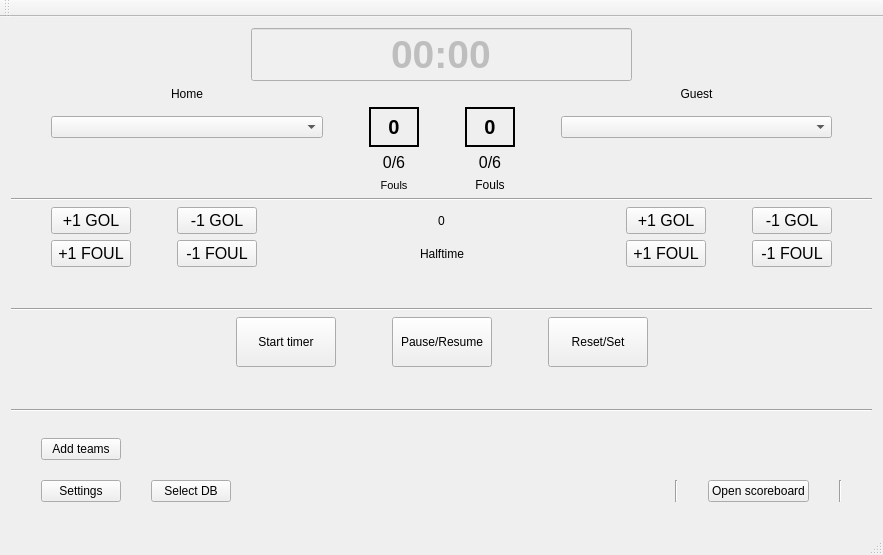
<?xml version="1.0" encoding="UTF-8"?>
<ui version="4.0">
 <class>Scoreboard</class>
 <widget class="QMainWindow" name="Scoreboard">
  <property name="enabled">
   <bool>true</bool>
  </property>
  <property name="geometry">
   <rect>
    <x>0</x>
    <y>0</y>
    <width>883</width>
    <height>555</height>
   </rect>
  </property>
  <property name="windowTitle">
   <string>Scoreboard</string>
  </property>
  <property name="autoFillBackground">
   <bool>false</bool>
  </property>
  <property name="styleSheet">
   <string notr="true"/>
  </property>
  <widget class="QWidget" name="centralWidget">
   <layout class="QGridLayout" name="gridLayout_4">
    <item row="11" column="7">
     <layout class="QHBoxLayout" name="horizontalLayout_5">
      <item>
       <spacer name="horizontalSpacer_22">
        <property name="orientation">
         <enum>Qt::Horizontal</enum>
        </property>
        <property name="sizeHint" stdset="0">
         <size>
          <width>40</width>
          <height>20</height>
         </size>
        </property>
       </spacer>
      </item>
      <item>
       <widget class="QPushButton" name="startTimer">
        <property name="sizePolicy">
         <sizepolicy hsizetype="Fixed" vsizetype="Fixed">
          <horstretch>0</horstretch>
          <verstretch>0</verstretch>
         </sizepolicy>
        </property>
        <property name="minimumSize">
         <size>
          <width>100</width>
          <height>50</height>
         </size>
        </property>
        <property name="sizeIncrement">
         <size>
          <width>0</width>
          <height>0</height>
         </size>
        </property>
        <property name="text">
         <string>Start timer</string>
        </property>
       </widget>
      </item>
      <item>
       <spacer name="horizontalSpacer_20">
        <property name="orientation">
         <enum>Qt::Horizontal</enum>
        </property>
        <property name="sizeType">
         <enum>QSizePolicy::Fixed</enum>
        </property>
        <property name="sizeHint" stdset="0">
         <size>
          <width>50</width>
          <height>50</height>
         </size>
        </property>
       </spacer>
      </item>
      <item>
       <widget class="QPushButton" name="pauseTimer">
        <property name="sizePolicy">
         <sizepolicy hsizetype="Fixed" vsizetype="Fixed">
          <horstretch>0</horstretch>
          <verstretch>0</verstretch>
         </sizepolicy>
        </property>
        <property name="minimumSize">
         <size>
          <width>100</width>
          <height>50</height>
         </size>
        </property>
        <property name="sizeIncrement">
         <size>
          <width>0</width>
          <height>0</height>
         </size>
        </property>
        <property name="text">
         <string>Pause/Resume</string>
        </property>
       </widget>
      </item>
      <item>
       <spacer name="horizontalSpacer_21">
        <property name="orientation">
         <enum>Qt::Horizontal</enum>
        </property>
        <property name="sizeType">
         <enum>QSizePolicy::Fixed</enum>
        </property>
        <property name="sizeHint" stdset="0">
         <size>
          <width>50</width>
          <height>50</height>
         </size>
        </property>
       </spacer>
      </item>
      <item>
       <widget class="QPushButton" name="resetTimer">
        <property name="sizePolicy">
         <sizepolicy hsizetype="Fixed" vsizetype="Fixed">
          <horstretch>0</horstretch>
          <verstretch>0</verstretch>
         </sizepolicy>
        </property>
        <property name="minimumSize">
         <size>
          <width>100</width>
          <height>50</height>
         </size>
        </property>
        <property name="sizeIncrement">
         <size>
          <width>0</width>
          <height>0</height>
         </size>
        </property>
        <property name="text">
         <string>Reset/Set</string>
        </property>
       </widget>
      </item>
      <item>
       <spacer name="horizontalSpacer_23">
        <property name="orientation">
         <enum>Qt::Horizontal</enum>
        </property>
        <property name="sizeHint" stdset="0">
         <size>
          <width>40</width>
          <height>20</height>
         </size>
        </property>
       </spacer>
      </item>
     </layout>
    </item>
    <item row="0" column="7">
     <layout class="QHBoxLayout" name="horizontalLayout_6"/>
    </item>
    <item row="10" column="7">
     <widget class="Line" name="line_2">
      <property name="orientation">
       <enum>Qt::Horizontal</enum>
      </property>
     </widget>
    </item>
    <item row="1" column="7">
     <layout class="QHBoxLayout" name="horizontalLayout">
      <property name="spacing">
       <number>6</number>
      </property>
      <property name="sizeConstraint">
       <enum>QLayout::SetDefaultConstraint</enum>
      </property>
      <property name="leftMargin">
       <number>40</number>
      </property>
      <property name="rightMargin">
       <number>40</number>
      </property>
      <item>
       <spacer name="horizontalSpacer_9">
        <property name="orientation">
         <enum>Qt::Horizontal</enum>
        </property>
        <property name="sizeType">
         <enum>QSizePolicy::Preferred</enum>
        </property>
        <property name="sizeHint" stdset="0">
         <size>
          <width>200</width>
          <height>40</height>
         </size>
        </property>
       </spacer>
      </item>
      <item>
       <widget class="QLineEdit" name="TimerLabel">
        <property name="enabled">
         <bool>false</bool>
        </property>
        <property name="sizePolicy">
         <sizepolicy hsizetype="Preferred" vsizetype="Minimum">
          <horstretch>0</horstretch>
          <verstretch>0</verstretch>
         </sizepolicy>
        </property>
        <property name="font">
         <font>
          <pointsize>29</pointsize>
          <weight>75</weight>
          <bold>true</bold>
          <kerning>true</kerning>
         </font>
        </property>
        <property name="mouseTracking">
         <bool>false</bool>
        </property>
        <property name="contextMenuPolicy">
         <enum>Qt::DefaultContextMenu</enum>
        </property>
        <property name="layoutDirection">
         <enum>Qt::LeftToRight</enum>
        </property>
        <property name="autoFillBackground">
         <bool>false</bool>
        </property>
        <property name="styleSheet">
         <string notr="true">background: rgba(240, 240, 240, 240);</string>
        </property>
        <property name="inputMethodHints">
         <set>Qt::ImhNone</set>
        </property>
        <property name="text">
         <string>00:00</string>
        </property>
        <property name="frame">
         <bool>true</bool>
        </property>
        <property name="alignment">
         <set>Qt::AlignCenter</set>
        </property>
        <property name="readOnly">
         <bool>true</bool>
        </property>
       </widget>
      </item>
      <item>
       <spacer name="horizontalSpacer_8">
        <property name="orientation">
         <enum>Qt::Horizontal</enum>
        </property>
        <property name="sizeType">
         <enum>QSizePolicy::Preferred</enum>
        </property>
        <property name="sizeHint" stdset="0">
         <size>
          <width>200</width>
          <height>40</height>
         </size>
        </property>
       </spacer>
      </item>
     </layout>
    </item>
    <item row="5" column="7">
     <widget class="Line" name="line_3">
      <property name="orientation">
       <enum>Qt::Horizontal</enum>
      </property>
     </widget>
    </item>
    <item row="13" column="7">
     <widget class="Line" name="line">
      <property name="orientation">
       <enum>Qt::Horizontal</enum>
      </property>
     </widget>
    </item>
    <item row="8" column="7">
     <layout class="QHBoxLayout" name="horizontalLayout_4">
      <item>
       <spacer name="horizontalSpacer_15">
        <property name="orientation">
         <enum>Qt::Horizontal</enum>
        </property>
        <property name="sizeType">
         <enum>QSizePolicy::Preferred</enum>
        </property>
        <property name="sizeHint" stdset="0">
         <size>
          <width>40</width>
          <height>20</height>
         </size>
        </property>
       </spacer>
      </item>
      <item>
       <widget class="QPushButton" name="foulPlusHome">
        <property name="font">
         <font>
          <pointsize>12</pointsize>
         </font>
        </property>
        <property name="text">
         <string>+1 FOUL</string>
        </property>
       </widget>
      </item>
      <item>
       <spacer name="horizontalSpacer_16">
        <property name="orientation">
         <enum>Qt::Horizontal</enum>
        </property>
        <property name="sizeType">
         <enum>QSizePolicy::Preferred</enum>
        </property>
        <property name="sizeHint" stdset="0">
         <size>
          <width>40</width>
          <height>20</height>
         </size>
        </property>
       </spacer>
      </item>
      <item>
       <widget class="QPushButton" name="foulMinusHome">
        <property name="font">
         <font>
          <pointsize>12</pointsize>
         </font>
        </property>
        <property name="text">
         <string>-1 FOUL</string>
        </property>
       </widget>
      </item>
      <item>
       <spacer name="horizontalSpacer_17">
        <property name="orientation">
         <enum>Qt::Horizontal</enum>
        </property>
        <property name="sizeHint" stdset="0">
         <size>
          <width>40</width>
          <height>20</height>
         </size>
        </property>
       </spacer>
      </item>
      <item>
       <widget class="QLabel" name="label_3">
        <property name="text">
         <string>Halftime</string>
        </property>
       </widget>
      </item>
      <item>
       <spacer name="horizontalSpacer_25">
        <property name="orientation">
         <enum>Qt::Horizontal</enum>
        </property>
        <property name="sizeHint" stdset="0">
         <size>
          <width>40</width>
          <height>20</height>
         </size>
        </property>
       </spacer>
      </item>
      <item>
       <widget class="QPushButton" name="foulPlusAway">
        <property name="font">
         <font>
          <pointsize>12</pointsize>
         </font>
        </property>
        <property name="text">
         <string>+1 FOUL</string>
        </property>
       </widget>
      </item>
      <item>
       <spacer name="horizontalSpacer_18">
        <property name="orientation">
         <enum>Qt::Horizontal</enum>
        </property>
        <property name="sizeType">
         <enum>QSizePolicy::Preferred</enum>
        </property>
        <property name="sizeHint" stdset="0">
         <size>
          <width>40</width>
          <height>20</height>
         </size>
        </property>
       </spacer>
      </item>
      <item>
       <widget class="QPushButton" name="foulMinusAway">
        <property name="font">
         <font>
          <pointsize>12</pointsize>
         </font>
        </property>
        <property name="text">
         <string>-1 FOUL</string>
        </property>
       </widget>
      </item>
      <item>
       <spacer name="horizontalSpacer_19">
        <property name="orientation">
         <enum>Qt::Horizontal</enum>
        </property>
        <property name="sizeType">
         <enum>QSizePolicy::Preferred</enum>
        </property>
        <property name="sizeHint" stdset="0">
         <size>
          <width>40</width>
          <height>20</height>
         </size>
        </property>
       </spacer>
      </item>
     </layout>
    </item>
    <item row="15" column="7">
     <layout class="QGridLayout" name="gridLayout_2">
      <property name="leftMargin">
       <number>30</number>
      </property>
      <property name="topMargin">
       <number>20</number>
      </property>
      <property name="rightMargin">
       <number>30</number>
      </property>
      <property name="bottomMargin">
       <number>20</number>
      </property>
      <property name="horizontalSpacing">
       <number>30</number>
      </property>
      <property name="verticalSpacing">
       <number>20</number>
      </property>
      <item row="1" column="2">
       <spacer name="horizontalSpacer">
        <property name="orientation">
         <enum>Qt::Horizontal</enum>
        </property>
        <property name="sizeHint" stdset="0">
         <size>
          <width>20</width>
          <height>20</height>
         </size>
        </property>
       </spacer>
      </item>
      <item row="2" column="4">
       <widget class="QPushButton" name="pushButton">
        <property name="text">
         <string>Open scoreboard</string>
        </property>
       </widget>
      </item>
      <item row="2" column="2">
       <spacer name="horizontalSpacer_2">
        <property name="orientation">
         <enum>Qt::Horizontal</enum>
        </property>
        <property name="sizeHint" stdset="0">
         <size>
          <width>20</width>
          <height>20</height>
         </size>
        </property>
       </spacer>
      </item>
      <item row="2" column="5">
       <widget class="Line" name="line_4">
        <property name="orientation">
         <enum>Qt::Vertical</enum>
        </property>
       </widget>
      </item>
      <item row="2" column="3">
       <widget class="Line" name="line_5">
        <property name="orientation">
         <enum>Qt::Vertical</enum>
        </property>
       </widget>
      </item>
      <item row="1" column="0">
       <widget class="QPushButton" name="setTeams">
        <property name="text">
         <string>Add teams</string>
        </property>
       </widget>
      </item>
      <item row="2" column="0">
       <widget class="QPushButton" name="setHalfTime">
        <property name="text">
         <string>Settings</string>
        </property>
       </widget>
      </item>
      <item row="2" column="1">
       <widget class="QPushButton" name="selectDB">
        <property name="text">
         <string>Select DB</string>
        </property>
       </widget>
      </item>
     </layout>
    </item>
    <item row="12" column="7">
     <spacer name="verticalSpacer">
      <property name="orientation">
       <enum>Qt::Vertical</enum>
      </property>
      <property name="sizeHint" stdset="0">
       <size>
        <width>20</width>
        <height>40</height>
       </size>
      </property>
     </spacer>
    </item>
    <item row="9" column="7">
     <spacer name="verticalSpacer_2">
      <property name="orientation">
       <enum>Qt::Vertical</enum>
      </property>
      <property name="sizeHint" stdset="0">
       <size>
        <width>20</width>
        <height>40</height>
       </size>
      </property>
     </spacer>
    </item>
    <item row="7" column="7">
     <layout class="QHBoxLayout" name="horizontalLayout_3">
      <item>
       <spacer name="horizontalSpacer_10">
        <property name="orientation">
         <enum>Qt::Horizontal</enum>
        </property>
        <property name="sizeType">
         <enum>QSizePolicy::Preferred</enum>
        </property>
        <property name="sizeHint" stdset="0">
         <size>
          <width>40</width>
          <height>20</height>
         </size>
        </property>
       </spacer>
      </item>
      <item>
       <widget class="QPushButton" name="goolPlusHome">
        <property name="font">
         <font>
          <pointsize>12</pointsize>
         </font>
        </property>
        <property name="text">
         <string>+1 GOL</string>
        </property>
       </widget>
      </item>
      <item>
       <spacer name="horizontalSpacer_11">
        <property name="orientation">
         <enum>Qt::Horizontal</enum>
        </property>
        <property name="sizeType">
         <enum>QSizePolicy::Preferred</enum>
        </property>
        <property name="sizeHint" stdset="0">
         <size>
          <width>40</width>
          <height>20</height>
         </size>
        </property>
       </spacer>
      </item>
      <item>
       <widget class="QPushButton" name="goolMinusHome">
        <property name="font">
         <font>
          <pointsize>12</pointsize>
         </font>
        </property>
        <property name="text">
         <string>-1 GOL</string>
        </property>
       </widget>
      </item>
      <item>
       <spacer name="horizontalSpacer_12">
        <property name="orientation">
         <enum>Qt::Horizontal</enum>
        </property>
        <property name="sizeHint" stdset="0">
         <size>
          <width>40</width>
          <height>20</height>
         </size>
        </property>
       </spacer>
      </item>
      <item>
       <widget class="QLabel" name="halfTimevalue">
        <property name="text">
         <string>0</string>
        </property>
        <property name="alignment">
         <set>Qt::AlignCenter</set>
        </property>
       </widget>
      </item>
      <item>
       <spacer name="horizontalSpacer_24">
        <property name="orientation">
         <enum>Qt::Horizontal</enum>
        </property>
        <property name="sizeHint" stdset="0">
         <size>
          <width>40</width>
          <height>20</height>
         </size>
        </property>
       </spacer>
      </item>
      <item>
       <widget class="QPushButton" name="goolPlusAway">
        <property name="font">
         <font>
          <pointsize>12</pointsize>
         </font>
        </property>
        <property name="text">
         <string>+1 GOL</string>
        </property>
       </widget>
      </item>
      <item>
       <spacer name="horizontalSpacer_13">
        <property name="orientation">
         <enum>Qt::Horizontal</enum>
        </property>
        <property name="sizeType">
         <enum>QSizePolicy::Preferred</enum>
        </property>
        <property name="sizeHint" stdset="0">
         <size>
          <width>40</width>
          <height>20</height>
         </size>
        </property>
       </spacer>
      </item>
      <item>
       <widget class="QPushButton" name="goolMinusAway">
        <property name="font">
         <font>
          <pointsize>12</pointsize>
         </font>
        </property>
        <property name="text">
         <string>-1 GOL</string>
        </property>
       </widget>
      </item>
      <item>
       <spacer name="horizontalSpacer_14">
        <property name="orientation">
         <enum>Qt::Horizontal</enum>
        </property>
        <property name="sizeType">
         <enum>QSizePolicy::Preferred</enum>
        </property>
        <property name="sizeHint" stdset="0">
         <size>
          <width>40</width>
          <height>20</height>
         </size>
        </property>
       </spacer>
      </item>
     </layout>
    </item>
    <item row="4" column="7">
     <layout class="QGridLayout" name="gridLayout">
      <item row="3" column="0">
       <spacer name="horizontalSpacer_3">
        <property name="orientation">
         <enum>Qt::Horizontal</enum>
        </property>
        <property name="sizeHint" stdset="0">
         <size>
          <width>40</width>
          <height>40</height>
         </size>
        </property>
       </spacer>
      </item>
      <item row="3" column="6">
       <spacer name="horizontalSpacer_6">
        <property name="orientation">
         <enum>Qt::Horizontal</enum>
        </property>
        <property name="sizeHint" stdset="0">
         <size>
          <width>40</width>
          <height>40</height>
         </size>
        </property>
       </spacer>
      </item>
      <item row="3" column="3">
       <widget class="QLabel" name="goalHome">
        <property name="minimumSize">
         <size>
          <width>50</width>
          <height>20</height>
         </size>
        </property>
        <property name="font">
         <font>
          <pointsize>15</pointsize>
          <weight>75</weight>
          <bold>true</bold>
         </font>
        </property>
        <property name="frameShape">
         <enum>QFrame::WinPanel</enum>
        </property>
        <property name="text">
         <string>0</string>
        </property>
        <property name="textFormat">
         <enum>Qt::PlainText</enum>
        </property>
        <property name="alignment">
         <set>Qt::AlignCenter</set>
        </property>
        <property name="wordWrap">
         <bool>true</bool>
        </property>
       </widget>
      </item>
      <item row="3" column="2">
       <spacer name="horizontalSpacer_5">
        <property name="orientation">
         <enum>Qt::Horizontal</enum>
        </property>
        <property name="sizeHint" stdset="0">
         <size>
          <width>40</width>
          <height>40</height>
         </size>
        </property>
       </spacer>
      </item>
      <item row="3" column="4">
       <spacer name="horizontalSpacer_7">
        <property name="orientation">
         <enum>Qt::Horizontal</enum>
        </property>
        <property name="sizeHint" stdset="0">
         <size>
          <width>40</width>
          <height>40</height>
         </size>
        </property>
       </spacer>
      </item>
      <item row="3" column="8">
       <spacer name="horizontalSpacer_4">
        <property name="orientation">
         <enum>Qt::Horizontal</enum>
        </property>
        <property name="sizeHint" stdset="0">
         <size>
          <width>40</width>
          <height>40</height>
         </size>
        </property>
       </spacer>
      </item>
      <item row="3" column="7">
       <widget class="QComboBox" name="comboBox">
        <property name="sizePolicy">
         <sizepolicy hsizetype="Preferred" vsizetype="Fixed">
          <horstretch>1</horstretch>
          <verstretch>0</verstretch>
         </sizepolicy>
        </property>
       </widget>
      </item>
      <item row="5" column="3">
       <widget class="QLabel" name="foulsCommitedHome">
        <property name="font">
         <font>
          <pointsize>12</pointsize>
         </font>
        </property>
        <property name="text">
         <string>0/6</string>
        </property>
        <property name="alignment">
         <set>Qt::AlignCenter</set>
        </property>
       </widget>
      </item>
      <item row="6" column="3">
       <widget class="QLabel" name="lbFoulsH">
        <property name="font">
         <font>
          <pointsize>8</pointsize>
         </font>
        </property>
        <property name="text">
         <string>Fouls</string>
        </property>
        <property name="alignment">
         <set>Qt::AlignCenter</set>
        </property>
       </widget>
      </item>
      <item row="5" column="5">
       <widget class="QLabel" name="folusCommitedAway">
        <property name="font">
         <font>
          <pointsize>12</pointsize>
         </font>
        </property>
        <property name="text">
         <string>0/6</string>
        </property>
        <property name="alignment">
         <set>Qt::AlignCenter</set>
        </property>
       </widget>
      </item>
      <item row="3" column="1">
       <widget class="QComboBox" name="comboBox_2">
        <property name="sizePolicy">
         <sizepolicy hsizetype="Preferred" vsizetype="Fixed">
          <horstretch>1</horstretch>
          <verstretch>0</verstretch>
         </sizepolicy>
        </property>
        <property name="sizeIncrement">
         <size>
          <width>0</width>
          <height>0</height>
         </size>
        </property>
       </widget>
      </item>
      <item row="0" column="1">
       <widget class="QLabel" name="label">
        <property name="text">
         <string>Home</string>
        </property>
        <property name="alignment">
         <set>Qt::AlignCenter</set>
        </property>
       </widget>
      </item>
      <item row="3" column="5">
       <widget class="QLabel" name="goalAway">
        <property name="minimumSize">
         <size>
          <width>50</width>
          <height>20</height>
         </size>
        </property>
        <property name="font">
         <font>
          <pointsize>15</pointsize>
          <weight>75</weight>
          <bold>true</bold>
         </font>
        </property>
        <property name="frameShape">
         <enum>QFrame::WinPanel</enum>
        </property>
        <property name="text">
         <string>0</string>
        </property>
        <property name="textFormat">
         <enum>Qt::PlainText</enum>
        </property>
        <property name="alignment">
         <set>Qt::AlignCenter</set>
        </property>
        <property name="wordWrap">
         <bool>true</bool>
        </property>
       </widget>
      </item>
      <item row="0" column="7">
       <widget class="QLabel" name="label_2">
        <property name="text">
         <string>Guest</string>
        </property>
        <property name="alignment">
         <set>Qt::AlignCenter</set>
        </property>
       </widget>
      </item>
      <item row="6" column="5">
       <widget class="QLabel" name="lbFoulsA">
        <property name="text">
         <string>Fouls</string>
        </property>
        <property name="alignment">
         <set>Qt::AlignCenter</set>
        </property>
       </widget>
      </item>
     </layout>
    </item>
   </layout>
  </widget>
  <widget class="QMenuBar" name="menuBar">
   <property name="geometry">
    <rect>
     <x>0</x>
     <y>0</y>
     <width>883</width>
     <height>21</height>
    </rect>
   </property>
  </widget>
  <widget class="QToolBar" name="mainToolBar">
   <attribute name="toolBarArea">
    <enum>TopToolBarArea</enum>
   </attribute>
   <attribute name="toolBarBreak">
    <bool>false</bool>
   </attribute>
  </widget>
  <widget class="QStatusBar" name="statusBar"/>
 </widget>
 <layoutdefault spacing="6" margin="11"/>
 <resources/>
 <connections/>
</ui>
